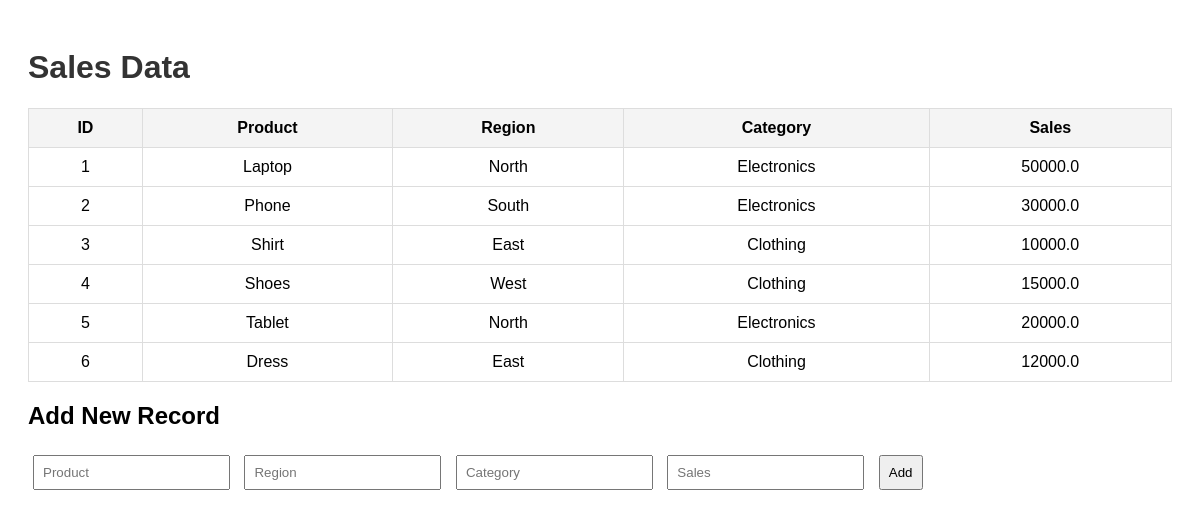
The page / on the database its author committed.
### tables this page shows
CREATE TABLE sales (
    id INTEGER PRIMARY KEY AUTOINCREMENT,
    product TEXT,
    region TEXT,
    category TEXT,
    sales REAL
);

### app.py (the view)
@app.route('/')
def home():
    data = get_data()
    return render_template("index.html", data=data)

### app.py (called while the page is built)
def get_data():
    conn = sqlite3.connect("database/sales.db")
    df = pd.read_sql("SELECT * FROM sales", conn)
    conn.close()
    return df.to_dict(orient="records")

### templates/index.html (shortened to what this page needs)
<!DOCTYPE html>
<html>
<head>
</head>
<body>
<h1>Sales Data</h1>
<table border="1">
    <tr>
        <th>ID</th>
        <th>Product</th>
        <th>Region</th>
        <th>Category</th>
        <th>Sales</th>
    </tr>
    {% for row in data %}
    <tr>
        <td>{{ row.id }}</td>
        <td>{{ row.product }}</td>
        <td>{{ row.region }}</td>
        <td>{{ row.category }}</td>
        <td>{{ row.sales }}</td>
    </tr>
    {% endfor %}
</table>
<h2>Add New Record</h2>
<form method="POST" action="/add">
    <input type="text" name="product" placeholder="Product" required>
    <input type="text" name="region" placeholder="Region" required>
    <input type="text" name="category" placeholder="Category" required>
    <input type="number" name="sales" placeholder="Sales" required>
    <button type="submit">Add</button>
</form>
</body>
</html>

### templates/index.html (style rules this page uses)
body { font-family: Arial; padding: 20px; }
h1 { color: #333; }
table { border-collapse: collapse; width: 100%; }
th, td { padding: 10px; border: 1px solid #ddd; text-align: center; }
th { background-color: #f4f4f4; }
form input, form button { padding: 8px; margin: 5px; }

### rows shown on the page
sales: id "1", product "Laptop", region "North", category "Electronics", sales "50000.0"
sales: id "2", product "Phone", region "South", category "Electronics", sales "30000.0"
sales: id "3", product "Shirt", region "East", category "Clothing", sales "10000.0"
sales: id "4", product "Shoes", region "West", category "Clothing", sales "15000.0"
sales: id "5", product "Tablet", region "North", category "Electronics", sales "20000.0"
sales: id "6", product "Dress", region "East", category "Clothing", sales "12000.0"
